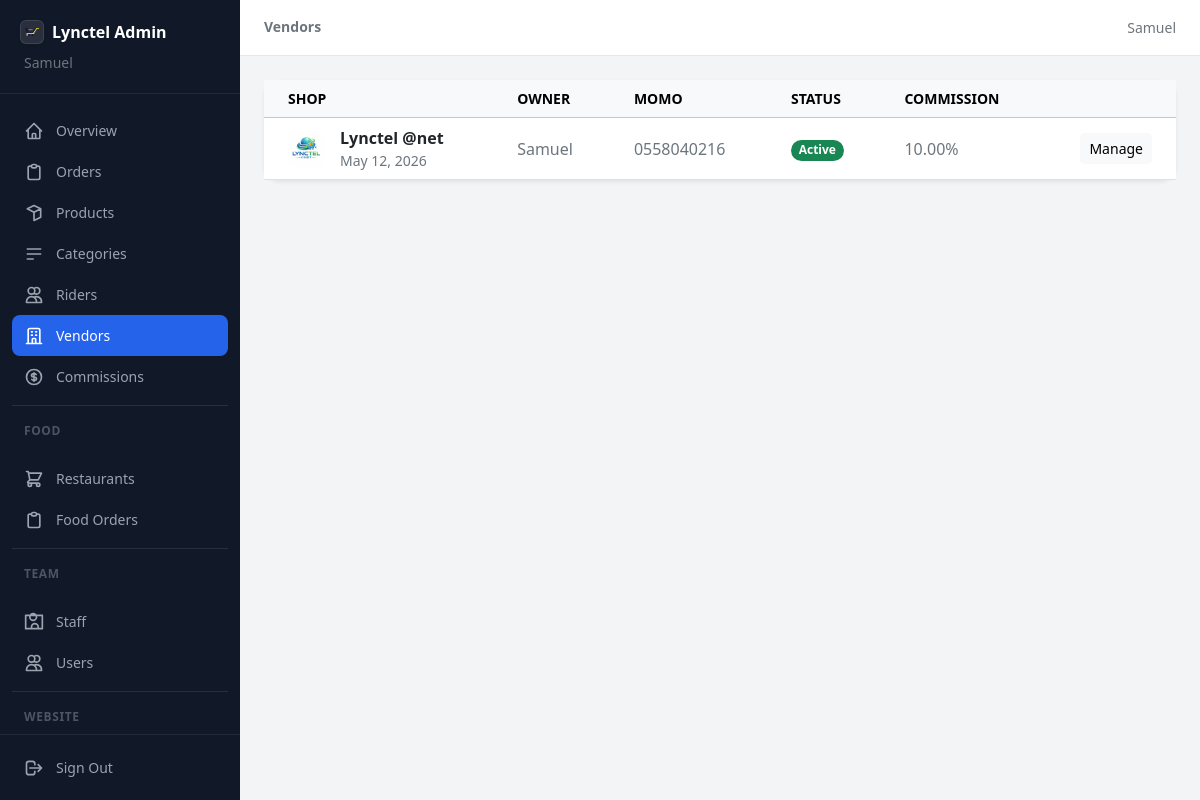
/dashboard/vendors/ (signed in), run on the app's committed database.
### ecommerce/models.py (models this page shows, shortened)
class User(AbstractUser):
    class Role(models.TextChoices):
        CUSTOMER = 'customer', _('Customer')
        ADMIN    = 'admin',    _('Admin')
        STAFF    = 'staff',    _('Staff')
        RIDER    = 'rider',    _('Rider')
        VENDOR   = 'vendor',   _('Vendor')
    uuid = models.UUIDField(
        default=uuid.uuid4,
        unique=True,
        editable=False,
        db_index=True,
    )
    role = models.CharField(
        max_length=20,
        choices=Role.choices,
        default=Role.CUSTOMER,
        db_index=True,
    )
    phone_validator = RegexValidator(
        regex=r'^(?:\+233\d{9}|233\d{9}|0\d{9})$',
        message=_(
            "Enter a valid Ghana phone number. "
            "Example: 0558040216 or +233558040216"
        ),
    )
    phone = models.CharField(
        max_length=15,
        unique=True,
        validators=[phone_validator],
        db_index=True,
        blank=True,
        null=True,
    )
    email = models.EmailField(
        unique=True,
        blank=True,
        null=True,
        default=None,
    )
    profile_pic = models.ImageField(
        upload_to='profiles/',
        blank=True,
        null=True,
    )
    address       = models.TextField(blank=True, null=True)
    city          = models.CharField(max_length=100, blank=True, null=True)
    region        = models.CharField(max_length=100, blank=True, null=True)
    country       = models.CharField(max_length=100, default='Ghana')
    date_of_birth = models.DateField(blank=True, null=True)
    bio           = models.TextField(blank=True, null=True)
    is_verified       = models.BooleanField(default=False)
    is_phone_verified = models.BooleanField(default=False)
    is_email_verified = models.BooleanField(default=False)
    created_at = models.DateTimeField(auto_now_add=True)
    updated_at = models.DateTimeField(auto_now=True)
    last_seen  = models.DateTimeField(blank=True, null=True)
    USERNAME_FIELD  = 'phone'
    REQUIRED_FIELDS = ['username']
    objects         = UserManager()
    class Meta:
        ordering = ['-created_at']
        indexes  = [
            models.Index(fields=['role']),
            models.Index(fields=['phone']),
            models.Index(fields=['created_at']),
        ]

### vendors/models.py (models this page shows, shortened)
class Vendor(models.Model):
    class Status(models.TextChoices):
        PENDING   = 'pending',   'Pending Approval'
        ACTIVE    = 'active',    'Active'
        SUSPENDED = 'suspended', 'Suspended'
    owner = models.OneToOneField(
        settings.AUTH_USER_MODEL,
        on_delete=models.CASCADE,
        related_name='vendor',
    )
    shop_name   = models.CharField(max_length=150)
    slug        = models.SlugField(unique=True, blank=True)
    description = models.TextField(blank=True)
    logo   = models.ImageField(upload_to='vendors/logos/',   blank=True, null=True)
    banner = models.ImageField(upload_to='vendors/banners/', blank=True, null=True)
    phone    = models.CharField(max_length=15)
    location = models.CharField(max_length=200, blank=True)
    momo_number = models.CharField(
        max_length=15,
        blank=True,
        help_text='MoMo number to receive order payouts (e.g. 0241234567).',
    )
    momo_network = models.CharField(
        max_length=20,
        blank=True,
        choices=[
            ('mtn',        'MTN Mobile Money'),
            ('telecel',    'Telecel Cash'),       # formerly Vodafone
            ('vodafone',   'Vodafone Cash'),       # legacy label — maps to Telecel
            ('airteltigo', 'AirtelTigo Money'),
        ],
        help_text='Select the network of the MoMo number above.',
    )
    facebook  = models.URLField(blank=True, null=True)
    instagram = models.URLField(blank=True, null=True)
    twitter   = models.URLField(blank=True, null=True)
    tiktok    = models.URLField(blank=True, null=True)
    youtube   = models.URLField(blank=True, null=True)
    whatsapp  = models.CharField(max_length=20, blank=True, null=True)
    status          = models.CharField(max_length=15, choices=Status.choices, default=Status.PENDING)
    commission_rate = models.DecimalField(max_digits=5, decimal_places=2, default=4.00)
    joined_at   = models.DateTimeField(auto_now_add=True)
    approved_at = models.DateTimeField(null=True, blank=True)
    class Meta:
        ordering = ['-joined_at']

### dashboard/views.py (the view)
# urls.py: path('vendors/',                            views.vendor_list,            name='vendor_list'),
@admin_required
def vendor_list(request):
    vendors = Vendor.objects.select_related('owner').annotate(
        product_count=Count('products'),
        total_earnings=Sum('earnings__net_amount'),
    ).order_by('-joined_at')
    status_filter = request.GET.get('status', '')
    if status_filter:
        vendors = vendors.filter(status=status_filter)
    return render(request, 'dashboard/vendors/list.html', {
        'vendors':       vendors,
        'status_filter': status_filter,
    })

### templates/dashboard/vendors/list.html (shortened to what this page needs)
{% extends "dashboard/base.html" %}
{% block page_title_lg %}Vendors{% endblock %}
{% block content %}
<div class="card border-0 rounded-2xl shadow-sm">
  <div class="table-responsive">
    <table class="table table-hover table-sm mb-0 align-middle">
      <thead class="table-light">
        <tr class="small text-secondary text-uppercase">
          <th class="px-4 py-2">Shop</th>
          <th class="px-4 py-2 d-none d-md-table-cell">Owner</th>
          <th class="px-4 py-2 d-none d-md-table-cell">MoMo</th>
          <th class="px-4 py-2">Status</th>
          <th class="px-4 py-2 d-none d-md-table-cell">Commission</th>
          <th class="px-4 py-2 text-end"></th>
        </tr>
      </thead>
      <tbody>
        {% for vendor in vendors %}
        <tr>
          <td class="px-4 py-2">
            <div class="d-flex align-items-center gap-3">
              {% if vendor.logo %}
                <img src="{{ vendor.logo.url }}" class="icon-9 rounded object-fit-cover"/>
              {% else %}
                <div class="icon-9 rounded bg-brand-light d-flex align-items-center justify-content-center fw-bold text-brand">
                  {{ vendor.shop_name|default:"V"|slice:":1"|upper }}
                </div>
              {% endif %}
              <div>
                <p class="fw-semibold text-dark mb-0">{{ vendor.shop_name }}</p>
                <p class="small text-secondary mb-0">
                  {{ vendor.joined_at|date:"M d, Y" }}
                </p>
              </div>
            </div>
          </td>
          <td class="px-4 py-2 text-secondary d-none d-md-table-cell">
            {{ vendor.owner.get_full_name|default:vendor.owner.phone }}
          </td>
          <td class="px-4 py-2 text-secondary d-none d-md-table-cell">
            {{ vendor.momo_number|default:"—" }}
          </td>
          <td class="px-4 py-2">
            <span class="badge rounded-pill
              {% if vendor.status == 'active' %}
                text-bg-success
              {% elif vendor.status == 'pending' %}
                text-bg-warning
              {% else %}
                text-bg-danger
              {% endif %}
            ">
              {{ vendor.get_status_display }}
            </span>
          </td>
          <td class="px-4 py-2 text-secondary d-none d-md-table-cell">
            {{ vendor.commission_rate|default:"0" }}%
          </td>
          <td class="px-4 py-2 text-end">
            <a href="{% url 'dashboard:vendor_detail' vendor.pk %}" class="btn btn-sm btn-light">
              Manage
            </a>
          </td>
        </tr>
        {% empty %}
        <tr>
          <td colspan="6" class="px-4 py-5 text-center text-secondary">
            No vendor applications yet.
          </td>
        </tr>
        {% endfor %}
      </tbody>
    </table>
  </div>
</div>
{% endblock %}

### templates/dashboard/base.html (shortened to what this page needs)
<!DOCTYPE html>
<html lang="en">
<head>
  {% load static %}
  <link href="https://cdn.jsdelivr.net/npm/bootstrap@5.3.3/dist/css/bootstrap.min.css" rel="stylesheet"/>
  <link rel="stylesheet" href="{% static 'css/dashboard-admin.css' %}"/>
</head>
<body class="bg-body-tertiary">
<div class="dash-sidebar" id="sidebar">
  <div class="dash-sidebar-header">
    <a href="{% url 'dashboard:home' %}" class="d-flex align-items-center gap-2 text-decoration-none fw-bold fs-6">
      <img src="{% static 'logo.png' %}"
           alt="Lynctel Logo"
           class="icon-6 rounded object-fit-contain bg-white bg-opacity-10 border border-white border-opacity-10 p-1 shadow-sm">
      <span class="text-white">Lynctel Admin</span>
    </a>
    <p class="small text-secondary mt-2 mb-0 ps-1">{{ request.user.get_full_name }}</p>
  </div>
  <nav class="dash-sidebar-nav">
    {% with request.resolver_match.url_name as url_name %}
    <a href="{% url 'dashboard:home' %}"
       class="dash-nav-link {% if url_name == 'home' %}active{% endif %}">
      <svg class="icon-5" fill="none" stroke="currentColor" viewBox="0 0 24 24">
        <path stroke-linecap="round" stroke-linejoin="round" stroke-width="2"
              d="M3 12l2-2m0 0l7-7 7 7M5 10v10a1 1 0 001 1h3m10-11l2 2m-2-2v10a1 1 0 01-1 1h-3m-6 0a1 1 0 001-1v-4a1 1 0 011-1h2a1 1 0 011 1v4a1 1 0 001 1m-6 0h6"/>
      </svg>
      Overview
    </a>
    <a href="{% url 'dashboard:order_list' %}"
       class="dash-nav-link {% if 'order' in url_name and 'food' not in url_name %}active{% endif %}">
      <svg class="icon-5" fill="none" stroke="currentColor" viewBox="0 0 24 24">
        <path stroke-linecap="round" stroke-linejoin="round" stroke-width="2"
              d="M9 5H7a2 2 0 00-2 2v12a2 2 0 002 2h10a2 2 0 002-2V7a2 2 0 00-2-2h-2M9 5a2 2 0 002 2h2a2 2 0 002-2M9 5a2 2 0 012-2h2a2 2 0 012 2"/>
      </svg>
      Orders
    </a>
    <a href="{% url 'dashboard:product_list' %}"
       class="dash-nav-link {% if 'product' in url_name %}active{% endif %}">
      <svg class="icon-5" fill="none" stroke="currentColor" viewBox="0 0 24 24">
        <path stroke-linecap="round" stroke-linejoin="round" stroke-width="2"
              d="M20 7l-8-4-8 4m16 0l-8 4m8-4v10l-8 4m0-10L4 7m8 4v10"/>
      </svg>
      Products
    </a>
    <a href="{% url 'dashboard:category_list' %}"
       class="dash-nav-link {% if 'category' in url_name %}active{% endif %}">
      <svg class="icon-5" fill="none" stroke="currentColor" viewBox="0 0 24 24">
        <path stroke-linecap="round" stroke-linejoin="round" stroke-width="2" d="M4 6h16M4 12h16M4 18h7"/>
      </svg>
      Categories
    </a>
    <a href="{% url 'dashboard:rider_list' %}"
       class="dash-nav-link {% if 'rider' in url_name %}active{% endif %}">
      <svg class="icon-5" fill="none" stroke="currentColor" viewBox="0 0 24 24">
        <path stroke-linecap="round" stroke-linejoin="round" stroke-width="2"
              d="M12 4.354a4 4 0 110 5.292M15 21H3v-1a6 6 0 0112 0v1zm0 0h6v-1a6 6 0 00-9-5.197M13 7a4 4 0 11-8 0 4 4 0 018 0z"/>
      </svg>
      Riders
    </a>
    <a href="{% url 'dashboard:vendor_list' %}"
       class="dash-nav-link {% if 'vendor' in url_name and 'food' not in url_name and 'commission' not in url_name %}active{% endif %}">
      <svg class="icon-5" fill="none" stroke="currentColor" viewBox="0 0 24 24">
        <path stroke-linecap="round" stroke-linejoin="round" stroke-width="2"
              d="M19 21V5a2 2 0 00-2-2H7a2 2 0 00-2 2v16m14 0h2m-2 0h-5m-9 0H3m2 0h5M9 7h1m-1 4h1m4-4h1m-1 4h1m-5 10v-5a1 1 0 011-1h2a1 1 0 011 1v5m-4 0h4"/>
      </svg>
      Vendors
    </a>
    <a href="{% url 'dashboard:commission_overview' %}"
       class="dash-nav-link {% if 'commission' in url_name %}active{% endif %}">
      Commissions
    </a>
    <hr class="border-secondary my-2 opacity-25"/>
    <p class="dash-nav-section">Food</p>
    <a href="{% url 'dashboard:food_vendor_list' %}"
       class="dash-nav-link {% if 'food_vendor' in url_name %}active{% endif %}">
      <svg class="icon-5" fill="none" stroke="currentColor" viewBox="0 0 24 24">
        <path stroke-linecap="round" stroke-linejoin="round" stroke-width="2"
              d="M3 3h2l.4 2M7 13h10l4-8H5.4M7 13L5.4 5M7 13l-2.293 2.293c-.63.63-.184 1.707.707 1.707H17m0 0a2 2 0 100 4 2 2 0 000-4zm-8 2a2 2 0 11-4 0 2 2 0 014 0z"/>
      </svg>
      Restaurants
    </a>
    <a href="{% url 'dashboard:food_orders' %}"
       class="dash-nav-link {% if 'food_orders' in url_name %}active{% endif %}">
      <svg class="icon-5" fill="none" stroke="currentColor" viewBox="0 0 24 24">
        <path stroke-linecap="round" stroke-linejoin="round" stroke-width="2"
              d="M9 5H7a2 2 0 00-2 2v12a2 2 0 002 2h10a2 2 0 002-2V7a2 2 0 00-2-2h-2M9 5a2 2 0 002 2h2a2 2 0 002-2M9 5a2 2 0 012-2h2a2 2 0 012 2"/>
      </svg>
      Food Orders
    </a>
    <hr class="border-secondary my-2 opacity-25"/>
    <p class="dash-nav-section">Team</p>
    <a href="{% url 'dashboard:staff_list' %}"
       class="dash-nav-link {% if 'staff' in url_name %}active{% endif %}">
      <svg class="icon-5" fill="none" stroke="currentColor" viewBox="0 0 24 24">
        <path stroke-linecap="round" stroke-linejoin="round" stroke-width="2"
              d="M17 20h5V4H2v16h5m10 0v-2a4 4 0 00-8 0v2m8 0H7m4-10a4 4 0 110-8 4 4 0 010 8z"/>
      </svg>
      Staff
    </a>
    <a href="{% url 'dashboard:user_list' %}"
       class="dash-nav-link {% if 'user' in url_name %}active{% endif %}">
      <svg class="icon-5" fill="none" stroke="currentColor" viewBox="0 0 24 24">
        <path stroke-linecap="round" stroke-linejoin="round" stroke-width="2"
              d="M12 4.354a4 4 0 110 5.292M15 21H3v-1a6 6 0 0112 0v1zm0 0h6v-1a6 6 0 00-9-5.197M13 7a4 4 0 11-8 0 4 4 0 018 0z"/>
      </svg>
      Users
    </a>
    <hr class="border-secondary my-2 opacity-25"/>
    <p class="dash-nav-section">Website</p>
    {% endwith %}
  </nav>
  <div class="dash-sidebar-footer">
    <a href="{% url 'accounts:logout' %}" class="dash-nav-link text-danger-hover">
      <svg class="icon-5" fill="none" stroke="currentColor" viewBox="0 0 24 24">
        <path stroke-linecap="round" stroke-linejoin="round" stroke-width="2"
              d="M17 16l4-4m0 0l-4-4m4 4H7m6 4v1a3 3 0 01-3 3H6a3 3 0 01-3-3V7a3 3 0 013-3h4a3 3 0 013 3v1"/>
      </svg>
      Sign Out
    </a>
  </div>
</div>
<div class="dash-content-area">
  <header class="dash-topbar">
    <h1 class="small fw-semibold text-secondary mb-0 d-none d-lg-block">{% block page_title_lg %}{% endblock %}</h1>
    <span class="small text-secondary d-none d-md-block">{{ request.user.get_full_name|default:request.user.phone }}</span>
  </header>
  <main class="dash-main">
    {% block content %}{% endblock %}
  </main>
</div>
</body>
</html>

### data on the page
User: user.get_full_name "Samuel"
Vendor: logo (picture), shop_name "Lynctel @net", joined_at "May 12, 2026", owner.get_full_name "Samuel", momo_number "0558040216", status "Active", commission_rate "10.00"
